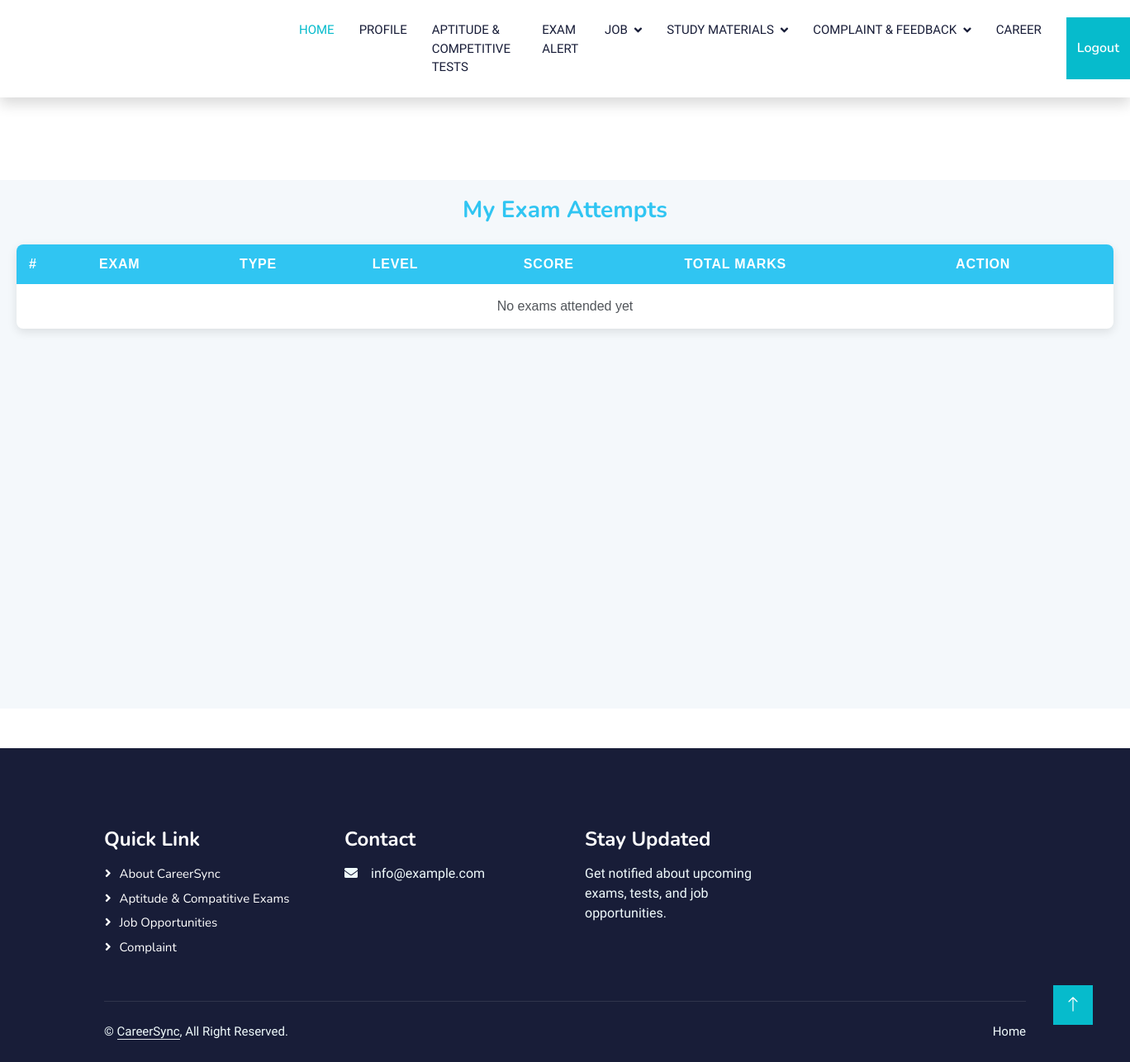
Page /User/my_exam_history/ (signed in) on the earlier database version.
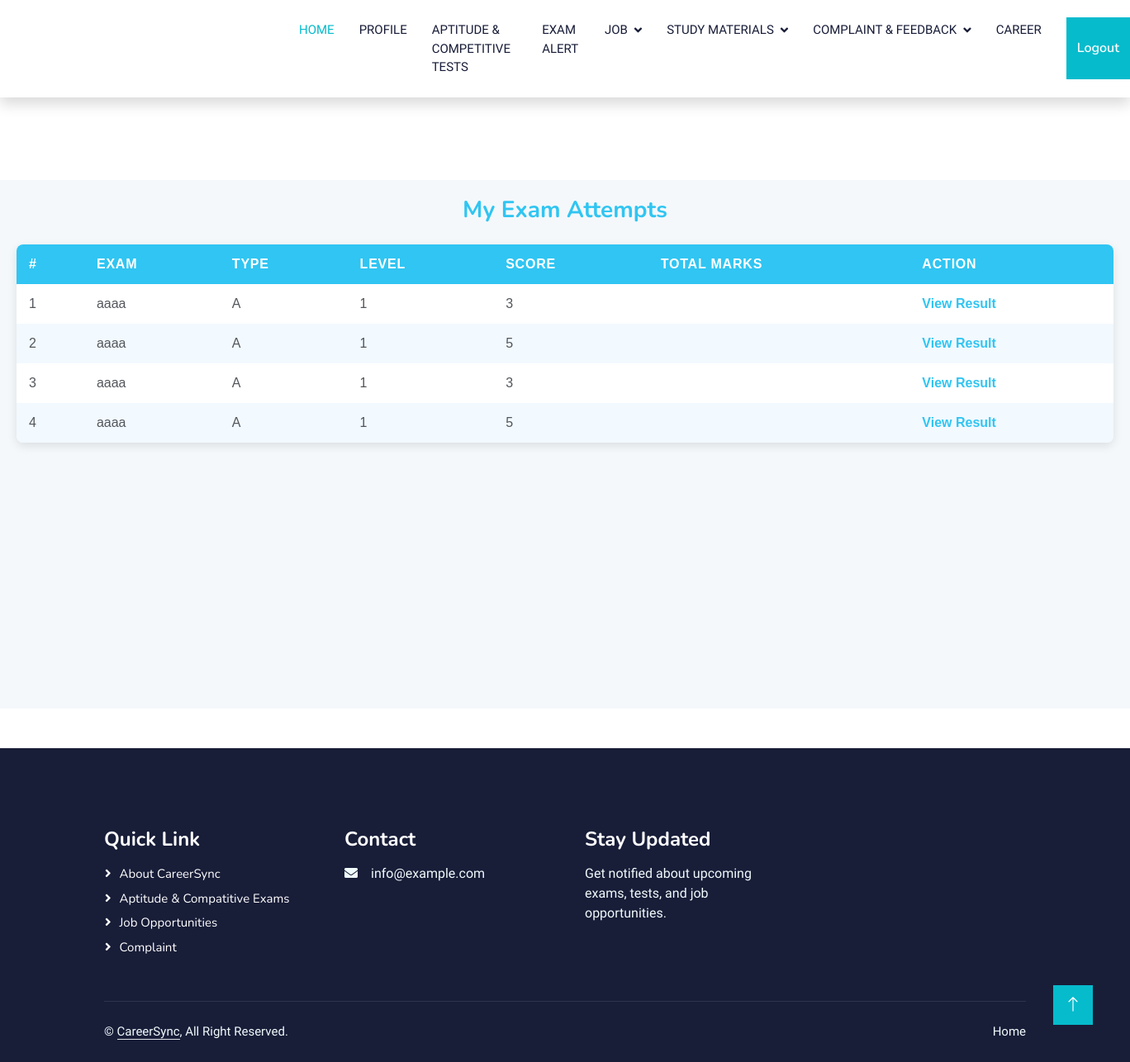
Same page on the later database version.
### User/models.py (models this page shows)
class tbl_examinationbody(models.Model):
    examination = models.ForeignKey(tbl_exam, on_delete=models.CASCADE)
    user = models.ForeignKey(tbl_userreg, on_delete=models.CASCADE)
    total_marks = models.IntegerField(default=0)
    examinationbody_status = models.IntegerField(default=0)

### Admin/models.py (models this page shows)
class tbl_exam(models.Model):
    exam_name=models.CharField(max_length=50)
    exam_mark=models.CharField(max_length=50)
    examtype=models.ForeignKey(tbl_examtype,on_delete=models.CASCADE)
    level=models.ForeignKey(tbl_level,on_delete=models.CASCADE)

class tbl_examtype(models.Model):
    examtype_name=models.CharField(max_length=50)

class tbl_level(models.Model):
    level_name=models.CharField(max_length=50)
    level_duration=models.IntegerField(default=10)

### User/views.py (the view)
# urls.py: path('my_exam_history/',views.my_exam_history,name='my_exam_history'),
def my_exam_history(request):
    user = tbl_userreg.objects.get(id=request.session["uid"])
    attempts = (
        tbl_examinationbody.objects
        .filter(user=user, examinationbody_status=1)
        .select_related("examination", "examination__examtype", "examination__level")
        .order_by("-id")
    )
    return render(request, "User/MyExamHistory.html", {
        "attempts": attempts
    })

### User/Templates/User/MyExamHistory.html (shortened to what this page needs)
{% extends 'User/Header.html' %}
{% block content %}
<!DOCTYPE html>
<html>
<head>
</head>
<body>
    <div class="exam-history-container">
        <h2>My Exam Attempts</h2>
        <table class="exam-history-table">
            <thead>
                <tr>
                    <th>#</th>
                    <th>Exam</th>
                    <th>Type</th>
                    <th>Level</th>
                    <th>Score</th>
                    <th>Total Marks</th>
                    <th>Action</th>
                </tr>
            </thead>
            <tbody>
                {% for a in attempts %}
                <tr>
                    <td data-label="#"> {{ forloop.counter }} </td>
                    <td data-label="Exam">{{ a.examination.exam_name }}</td>
                    <td data-label="Type">{{ a.examination.examtype.examtype_name }}</td>
                    <td data-label="Level">{{ a.examination.level.level_name }}</td>
                    <td data-label="Score">{{ a.total_marks }}</td>
                    <td data-label="Total Marks"></td>
                    <td data-label="Action">
                        <a href="{% url 'User:viewresult' a.id %}">View Result</a>
                    </td>
                </tr>
                {% empty %}
                <tr>
                    <td colspan="7" style="text-align:center; padding:15px;">No exams attended yet</td>
                </tr>
                {% endfor %}
            </tbody>
        </table>
    </div>
</body>
</html>
{% endblock %}

Differences in the rows shown:
added tbl_examinationbody: examination.exam_name "aaaa", examination.examtype.examtype_name "A", examination.level.level_name "1", total_marks "3"
added tbl_examinationbody: examination.exam_name "aaaa", examination.examtype.examtype_name "A", examination.level.level_name "1", total_marks "5"
added tbl_examinationbody: examination.exam_name "aaaa", examination.examtype.examtype_name "A", examination.level.level_name "1", total_marks "3"
added tbl_examinationbody: examination.exam_name "aaaa", examination.examtype.examtype_name "A", examination.level.level_name "1", total_marks "5"
Other differences:
text no longer shown: "No exams attended yet"
